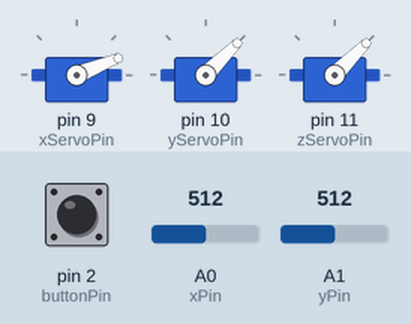
The sketch below on a simulated Arduino Uno, built with avr-gcc and run on an emulated ATmega328P. On the bench: 3 × servo. The test bench sets the inputs (shaded band); at power-on: A1 (yPin) = 512, A0 (xPin) = 512, pin 2 (buttonPin) HIGH. What the sketch prints to the serial monitor is not drawn.

Above: at 1.2 s.
1.3 s: A1 (yPin) set to 716
At 2.4 s:
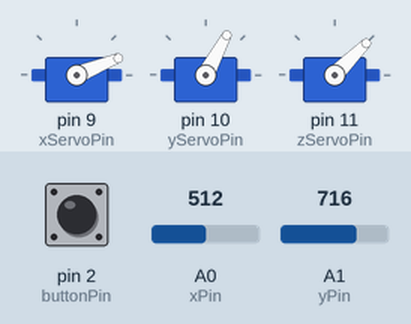
2.8 s: A0 (xPin) set to 306
At 3.5 s:
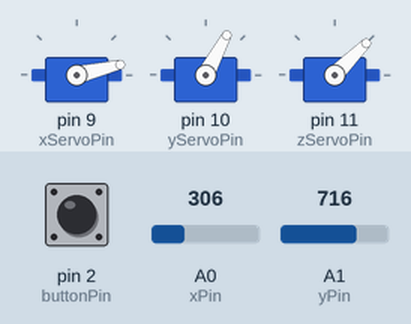
4.3 s: pin 2 (buttonPin) pulled LOW for 0.15 s
At 4.37 s:
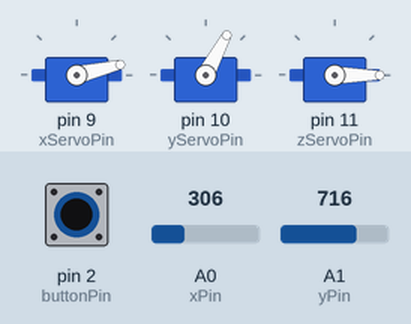
5.9 s: A1 (yPin) set to 511
At 7.1 s:
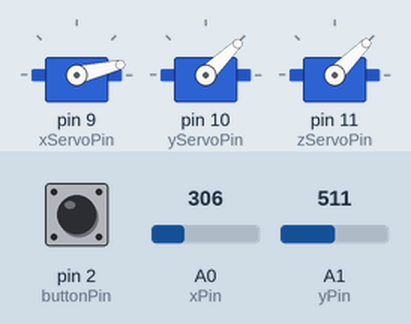
7.4 s: A0 (xPin) set to 1023
At 8.3 s:
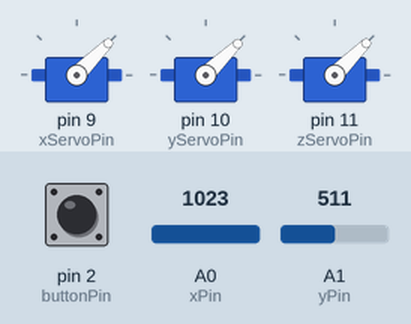
8.9 s: pin 2 (buttonPin) pulled LOW for 1 s
At 9.3 s:
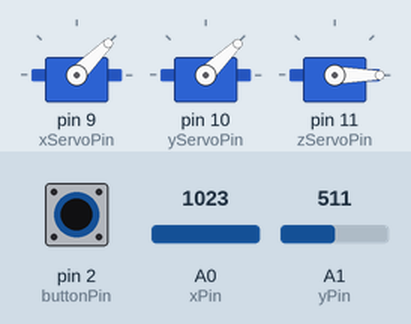
Timing chart, 0 to 11.9 s (numbered marks = the images above; inputs shaded):
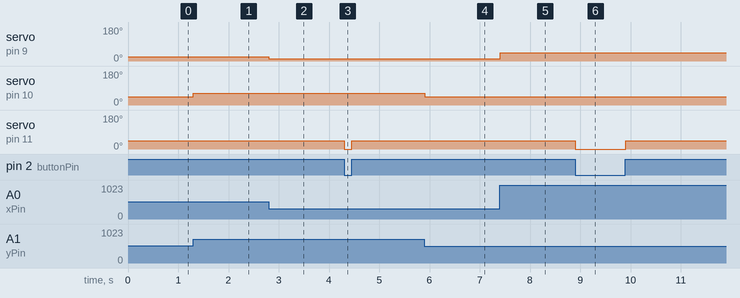

The sketch:

RoboticArmArduinoCode.ino
```cpp
#include <Servo.h>

int xPin=A0;
int yPin=A1;
int buttonPin=2;


int xval;
int yval;
int buttonState;


int xServoPin=9;
int yServoPin=10;
int zServoPin=11;


int xServoPos;
int yServoPos;
int zServoPos;

Servo xServo;
Servo yServo;
Servo zServo;

void setup() {
  Serial.begin(9600);
  pinMode(xPin, INPUT);
  pinMode(yPin, INPUT);
  pinMode(buttonPin,INPUT_PULLUP);


  xServo.attach(xServoPin);
  yServo.attach(yServoPin);
  zServo.attach(zServoPin);
  Serial.begin(9600);
};
void loop() {
  xval=analogRead(xPin);
  yval=analogRead(yPin);
  buttonState=digitalRead(buttonPin);

  Serial.println(buttonState);
  // target map(source, lowSource, highSource
  xServoPos=map(xval, 0, 1023, 0, 45);
  yServoPos=map(yval, 0, 1023, 0, 90);
  if(buttonState==LOW){
    zServoPos=0;
  }
  if(buttonState==HIGH){
    zServoPos=45;
  }
  xServo.write(xServoPos);
  yServo.write(yServoPos);
  zServo.write(zServoPos);
}
```

Measured:
- after the input at 1.3 s, servo on pin 10 (yServoPin): 45° → 62° at once
- after the input at 2.8 s, servo on pin 9 (xServoPin): 22° → 13° at once
- after the input at 4.3 s, servo on pin 11 (zServoPin): 45° → 0° at once, → 45° 0.15 s later
- after the input at 5.9 s, servo on pin 10 (yServoPin): 62° → 44° at once
- after the input at 7.4 s, servo on pin 9 (xServoPin): 13° → 45° at once
- after the input at 8.9 s, servo on pin 11 (zServoPin): 45° → 0° at once, → 45° 1.0 s later
